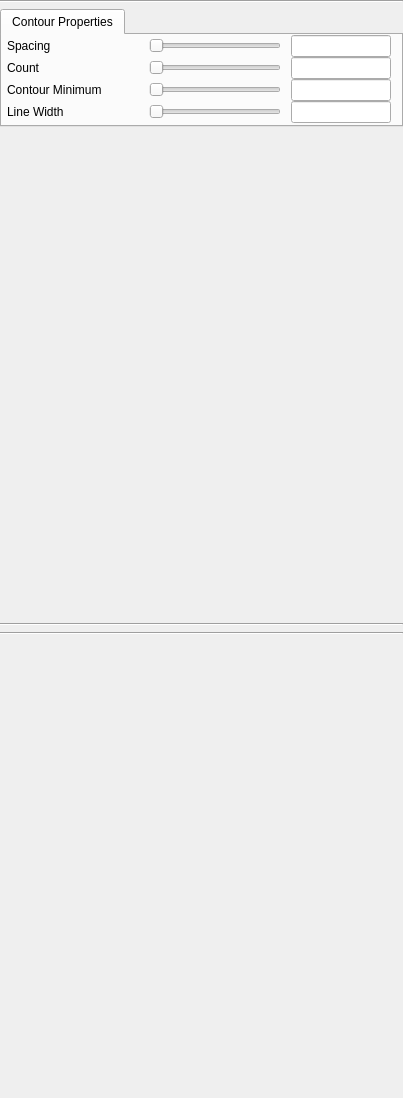
<?xml version="1.0" encoding="UTF-8"?>
<ui version="4.0">
 <class>ContourAppearanceGUI</class>
 <widget class="QWidget" name="ContourAppearanceGUI">
  <property name="geometry">
   <rect>
    <x>0</x>
    <y>0</y>
    <width>403</width>
    <height>1098</height>
   </rect>
  </property>
  <property name="sizePolicy">
   <sizepolicy hsizetype="Expanding" vsizetype="Minimum">
    <horstretch>0</horstretch>
    <verstretch>0</verstretch>
   </sizepolicy>
  </property>
  <property name="minimumSize">
   <size>
    <width>0</width>
    <height>0</height>
   </size>
  </property>
  <property name="maximumSize">
   <size>
    <width>16777215</width>
    <height>16777215</height>
   </size>
  </property>
  <property name="windowTitle">
   <string>Form</string>
  </property>
  <property name="whatsThis">
   <string>&lt;html&gt;&lt;head/&gt;&lt;body&gt;&lt;p&gt;These options concern the appearance of Two-D renderer&lt;/p&gt;&lt;/body&gt;&lt;/html&gt;</string>
  </property>
  <layout class="QVBoxLayout" name="verticalLayout">
   <property name="spacing">
    <number>-1</number>
   </property>
   <property name="leftMargin">
    <number>0</number>
   </property>
   <property name="topMargin">
    <number>0</number>
   </property>
   <property name="rightMargin">
    <number>0</number>
   </property>
   <property name="bottomMargin">
    <number>0</number>
   </property>
   <item>
    <widget class="Line" name="line_3">
     <property name="minimumSize">
      <size>
       <width>0</width>
       <height>0</height>
      </size>
     </property>
     <property name="lineWidth">
      <number>1</number>
     </property>
     <property name="orientation">
      <enum>Qt::Horizontal</enum>
     </property>
    </widget>
   </item>
   <item>
    <widget class="QTabWidget" name="tabWidget">
     <property name="currentIndex">
      <number>0</number>
     </property>
     <widget class="QWidget" name="tab">
      <attribute name="title">
       <string>Contour Properties</string>
      </attribute>
      <layout class="QVBoxLayout" name="verticalLayout_2">
       <property name="spacing">
        <number>0</number>
       </property>
       <property name="leftMargin">
        <number>0</number>
       </property>
       <property name="topMargin">
        <number>0</number>
       </property>
       <property name="rightMargin">
        <number>0</number>
       </property>
       <property name="bottomMargin">
        <number>0</number>
       </property>
       <item>
        <layout class="QHBoxLayout" name="horizontalLayout" stretch="1,1,1">
         <property name="spacing">
          <number>10</number>
         </property>
         <property name="leftMargin">
          <number>5</number>
         </property>
         <property name="rightMargin">
          <number>10</number>
         </property>
         <item>
          <widget class="QLabel" name="label_10">
           <property name="minimumSize">
            <size>
             <width>30</width>
             <height>0</height>
            </size>
           </property>
           <property name="text">
            <string>Spacing</string>
           </property>
          </widget>
         </item>
         <item>
          <widget class="QSlider" name="contourSpacingSlider">
           <property name="maximumSize">
            <size>
             <width>150</width>
             <height>16777215</height>
            </size>
           </property>
           <property name="orientation">
            <enum>Qt::Horizontal</enum>
           </property>
          </widget>
         </item>
         <item>
          <widget class="QLineEdit" name="contourSpacingEdit">
           <property name="sizePolicy">
            <sizepolicy hsizetype="Minimum" vsizetype="Fixed">
             <horstretch>0</horstretch>
             <verstretch>0</verstretch>
            </sizepolicy>
           </property>
           <property name="minimumSize">
            <size>
             <width>100</width>
             <height>0</height>
            </size>
           </property>
           <property name="maximumSize">
            <size>
             <width>100</width>
             <height>16777215</height>
            </size>
           </property>
           <property name="alignment">
            <set>Qt::AlignCenter</set>
           </property>
          </widget>
         </item>
        </layout>
       </item>
       <item>
        <layout class="QHBoxLayout" name="horizontalLayout_10" stretch="1,1,1">
         <property name="spacing">
          <number>10</number>
         </property>
         <property name="leftMargin">
          <number>5</number>
         </property>
         <property name="rightMargin">
          <number>10</number>
         </property>
         <item>
          <widget class="QLabel" name="label_11">
           <property name="minimumSize">
            <size>
             <width>30</width>
             <height>0</height>
            </size>
           </property>
           <property name="text">
            <string>Count</string>
           </property>
          </widget>
         </item>
         <item>
          <widget class="QSlider" name="contourCountSlider">
           <property name="maximumSize">
            <size>
             <width>150</width>
             <height>16777215</height>
            </size>
           </property>
           <property name="orientation">
            <enum>Qt::Horizontal</enum>
           </property>
          </widget>
         </item>
         <item>
          <widget class="QLineEdit" name="contourCountEdit">
           <property name="sizePolicy">
            <sizepolicy hsizetype="Minimum" vsizetype="Fixed">
             <horstretch>0</horstretch>
             <verstretch>0</verstretch>
            </sizepolicy>
           </property>
           <property name="minimumSize">
            <size>
             <width>100</width>
             <height>0</height>
            </size>
           </property>
           <property name="maximumSize">
            <size>
             <width>100</width>
             <height>16777215</height>
            </size>
           </property>
           <property name="alignment">
            <set>Qt::AlignCenter</set>
           </property>
          </widget>
         </item>
        </layout>
       </item>
       <item>
        <layout class="QHBoxLayout" name="horizontalLayout_8" stretch="1,1,1">
         <property name="spacing">
          <number>10</number>
         </property>
         <property name="leftMargin">
          <number>5</number>
         </property>
         <property name="rightMargin">
          <number>10</number>
         </property>
         <item>
          <widget class="QLabel" name="label_9">
           <property name="minimumSize">
            <size>
             <width>30</width>
             <height>0</height>
            </size>
           </property>
           <property name="text">
            <string>Contour Minimum</string>
           </property>
          </widget>
         </item>
         <item>
          <widget class="QSlider" name="contourMinSlider">
           <property name="maximumSize">
            <size>
             <width>150</width>
             <height>16777215</height>
            </size>
           </property>
           <property name="orientation">
            <enum>Qt::Horizontal</enum>
           </property>
          </widget>
         </item>
         <item>
          <widget class="QLineEdit" name="contourMinEdit">
           <property name="sizePolicy">
            <sizepolicy hsizetype="Minimum" vsizetype="Fixed">
             <horstretch>0</horstretch>
             <verstretch>0</verstretch>
            </sizepolicy>
           </property>
           <property name="minimumSize">
            <size>
             <width>100</width>
             <height>0</height>
            </size>
           </property>
           <property name="maximumSize">
            <size>
             <width>100</width>
             <height>16777215</height>
            </size>
           </property>
           <property name="alignment">
            <set>Qt::AlignCenter</set>
           </property>
          </widget>
         </item>
        </layout>
       </item>
       <item>
        <layout class="QHBoxLayout" name="horizontalLayout_3" stretch="1,1,1">
         <property name="spacing">
          <number>10</number>
         </property>
         <property name="leftMargin">
          <number>5</number>
         </property>
         <property name="rightMargin">
          <number>10</number>
         </property>
         <item>
          <widget class="QLabel" name="label">
           <property name="minimumSize">
            <size>
             <width>30</width>
             <height>0</height>
            </size>
           </property>
           <property name="text">
            <string>Line Width</string>
           </property>
          </widget>
         </item>
         <item>
          <widget class="QSlider" name="lineWidthSlider">
           <property name="minimumSize">
            <size>
             <width>124</width>
             <height>0</height>
            </size>
           </property>
           <property name="maximumSize">
            <size>
             <width>150</width>
             <height>16777215</height>
            </size>
           </property>
           <property name="orientation">
            <enum>Qt::Horizontal</enum>
           </property>
          </widget>
         </item>
         <item>
          <widget class="QLineEdit" name="lineWidthEdit">
           <property name="minimumSize">
            <size>
             <width>100</width>
             <height>0</height>
            </size>
           </property>
           <property name="maximumSize">
            <size>
             <width>100</width>
             <height>16777215</height>
            </size>
           </property>
           <property name="alignment">
            <set>Qt::AlignCenter</set>
           </property>
          </widget>
         </item>
        </layout>
       </item>
      </layout>
     </widget>
    </widget>
   </item>
   <item>
    <widget class="TFWidget" name="_TFWidget" native="true">
     <property name="sizePolicy">
      <sizepolicy hsizetype="Preferred" vsizetype="Minimum">
       <horstretch>0</horstretch>
       <verstretch>0</verstretch>
      </sizepolicy>
     </property>
     <property name="minimumSize">
      <size>
       <width>0</width>
       <height>484</height>
      </size>
     </property>
     <property name="toolTip">
      <string>Often times a set of contour parameters (Spacing, 
Conunt, or Minimum) will be set so that some 
contours fall outside a variable's range, resulting 
in that contours absence.  Users can select one 
of these parameters to be soft, so that it will 
accomodate the values of the other two settings.</string>
     </property>
    </widget>
   </item>
   <item>
    <widget class="Line" name="line">
     <property name="orientation">
      <enum>Qt::Horizontal</enum>
     </property>
    </widget>
   </item>
   <item>
    <widget class="Line" name="line_2">
     <property name="orientation">
      <enum>Qt::Horizontal</enum>
     </property>
    </widget>
   </item>
   <item>
    <widget class="ColorbarWidget" name="_ColorbarWidget" native="true">
     <property name="sizePolicy">
      <sizepolicy hsizetype="Preferred" vsizetype="Minimum">
       <horstretch>0</horstretch>
       <verstretch>0</verstretch>
      </sizepolicy>
     </property>
     <property name="minimumSize">
      <size>
       <width>0</width>
       <height>350</height>
      </size>
     </property>
    </widget>
   </item>
   <item>
    <spacer name="verticalSpacer">
     <property name="orientation">
      <enum>Qt::Vertical</enum>
     </property>
     <property name="sizeHint" stdset="0">
      <size>
       <width>20</width>
       <height>51</height>
      </size>
     </property>
    </spacer>
   </item>
  </layout>
  <zorder>line</zorder>
  <zorder>line_2</zorder>
  <zorder>_ColorbarWidget</zorder>
  <zorder>_TFWidget</zorder>
  <zorder>line_3</zorder>
  <zorder>tabWidget</zorder>
 </widget>
 <customwidgets>
  <customwidget>
   <class>ColorbarWidget</class>
   <extends>QWidget</extends>
   <header>ColorbarWidget.h</header>
  </customwidget>
  <customwidget>
   <class>TFWidget</class>
   <extends>QWidget</extends>
   <header>TFWidget.h</header>
   <container>1</container>
  </customwidget>
 </customwidgets>
 <resources/>
 <connections/>
</ui>
